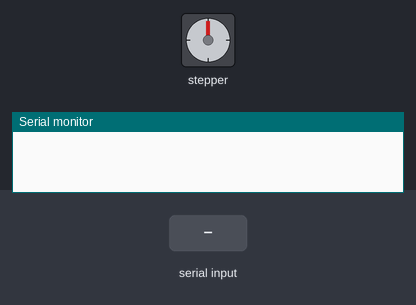
The sketch below on a simulated Arduino Uno, built with avr-gcc and run on an emulated ATmega328P. On the bench: stepper motor, the last lines printed to the serial monitor. Wiring (inferred from the names in the program): stepper motor driver (200 steps per turn assumed): step pin 8; direction pin 7. The inputs (shaded band) are chosen by the test bench.

Above: at 0.9 s.
1.0 s: "90,45\n" received over Serial
At 2.46 s:
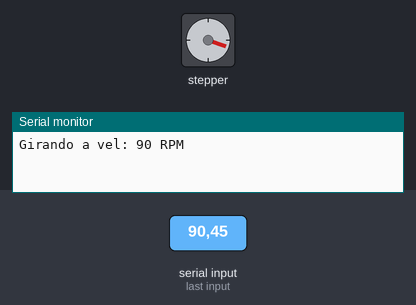
At 3.06 s:
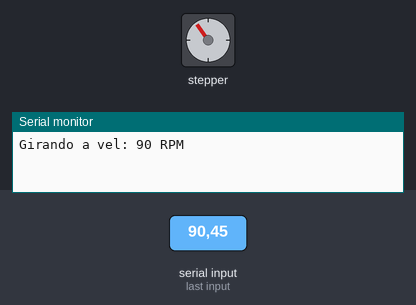
Timing chart, 0 to 65.5 s (numbered marks = the images above; inputs shaded):
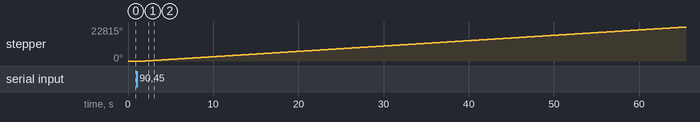

Measured:
- after the input at 1.0 s, stepper: keeps turning clockwise at about 359°/s, starting after 1.0 s

The sketch:

Control_de_velocidad_paso_a_paso_para_medir_tacometro.ino
```cpp
const uint8_t pul = 8;
const uint8_t dir = 7;

int vel = "";
void setup() {
  pinMode(pul,OUTPUT);
  pinMode(dir,OUTPUT);
  Serial.begin(9600);
  while(Serial.available() == 0){

  }
  vel = (Serial.readString()).toInt();
  Serial.print("Girando a vel: ");
  Serial.print(vel);
  Serial.println(" RPM");
  digitalWrite(dir,HIGH);
  vel = 2500/(vel/60);
}

void loop() {

  digitalWrite(pul,HIGH);
  delayMicroseconds(vel);
  digitalWrite(pul,LOW);
  delayMicroseconds(vel);

}
```
